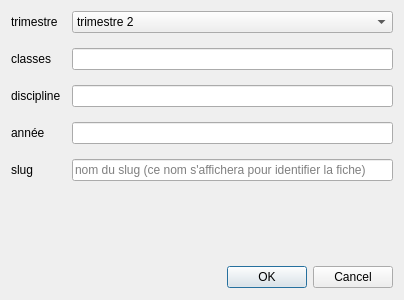
<?xml version="1.0" encoding="UTF-8"?>
<ui version="4.0">
 <class>addnote</class>
 <widget class="QDialog" name="addnote">
  <property name="enabled">
   <bool>true</bool>
  </property>
  <property name="geometry">
   <rect>
    <x>0</x>
    <y>0</y>
    <width>400</width>
    <height>300</height>
   </rect>
  </property>
  <property name="windowTitle">
   <string>Dialog</string>
  </property>
  <layout class="QVBoxLayout" name="verticalLayout">
   <property name="spacing">
    <number>11</number>
   </property>
   <item>
    <layout class="QFormLayout" name="formLayout">
     <property name="verticalSpacing">
      <number>15</number>
     </property>
     <item row="0" column="1">
      <widget class="QComboBox" name="trimestreComboBox">
       <item>
        <property name="text">
         <string>trimestre 2</string>
        </property>
       </item>
       <item>
        <property name="text">
         <string>trimestre 1</string>
        </property>
       </item>
      </widget>
     </item>
     <item row="1" column="0">
      <widget class="QLabel" name="classesLabel">
       <property name="text">
        <string>classes</string>
       </property>
      </widget>
     </item>
     <item row="1" column="1">
      <widget class="QLineEdit" name="classesLineEdit"/>
     </item>
     <item row="2" column="0">
      <widget class="QLabel" name="disciplineLabel">
       <property name="text">
        <string>discipline</string>
       </property>
      </widget>
     </item>
     <item row="2" column="1">
      <widget class="QLineEdit" name="disciplineLineEdit"/>
     </item>
     <item row="3" column="0">
      <widget class="QLabel" name="annELabel">
       <property name="text">
        <string>année</string>
       </property>
      </widget>
     </item>
     <item row="3" column="1">
      <widget class="QLineEdit" name="annELineEdit"/>
     </item>
     <item row="0" column="0">
      <widget class="QLabel" name="trimestreLabel">
       <property name="text">
        <string>trimestre</string>
       </property>
      </widget>
     </item>
     <item row="4" column="0">
      <widget class="QLabel" name="slugLabel">
       <property name="text">
        <string>slug</string>
       </property>
      </widget>
     </item>
     <item row="4" column="1">
      <widget class="QLineEdit" name="slugLineEdit">
       <property name="text">
        <string/>
       </property>
       <property name="placeholderText">
        <string>nom du slug (ce nom s'affichera pour identifier la fiche)</string>
       </property>
      </widget>
     </item>
    </layout>
   </item>
   <item>
    <widget class="QDialogButtonBox" name="buttonBox">
     <property name="minimumSize">
      <size>
       <width>382</width>
       <height>24</height>
      </size>
     </property>
     <property name="orientation">
      <enum>Qt::Horizontal</enum>
     </property>
     <property name="standardButtons">
      <set>QDialogButtonBox::Cancel|QDialogButtonBox::Ok</set>
     </property>
    </widget>
   </item>
  </layout>
 </widget>
 <resources/>
 <connections>
  <connection>
   <sender>buttonBox</sender>
   <signal>accepted()</signal>
   <receiver>addnote</receiver>
   <slot>accept()</slot>
   <hints>
    <hint type="sourcelabel">
     <x>248</x>
     <y>254</y>
    </hint>
    <hint type="destinationlabel">
     <x>157</x>
     <y>274</y>
    </hint>
   </hints>
  </connection>
  <connection>
   <sender>buttonBox</sender>
   <signal>rejected()</signal>
   <receiver>addnote</receiver>
   <slot>reject()</slot>
   <hints>
    <hint type="sourcelabel">
     <x>316</x>
     <y>260</y>
    </hint>
    <hint type="destinationlabel">
     <x>286</x>
     <y>274</y>
    </hint>
   </hints>
  </connection>
 </connections>
</ui>
